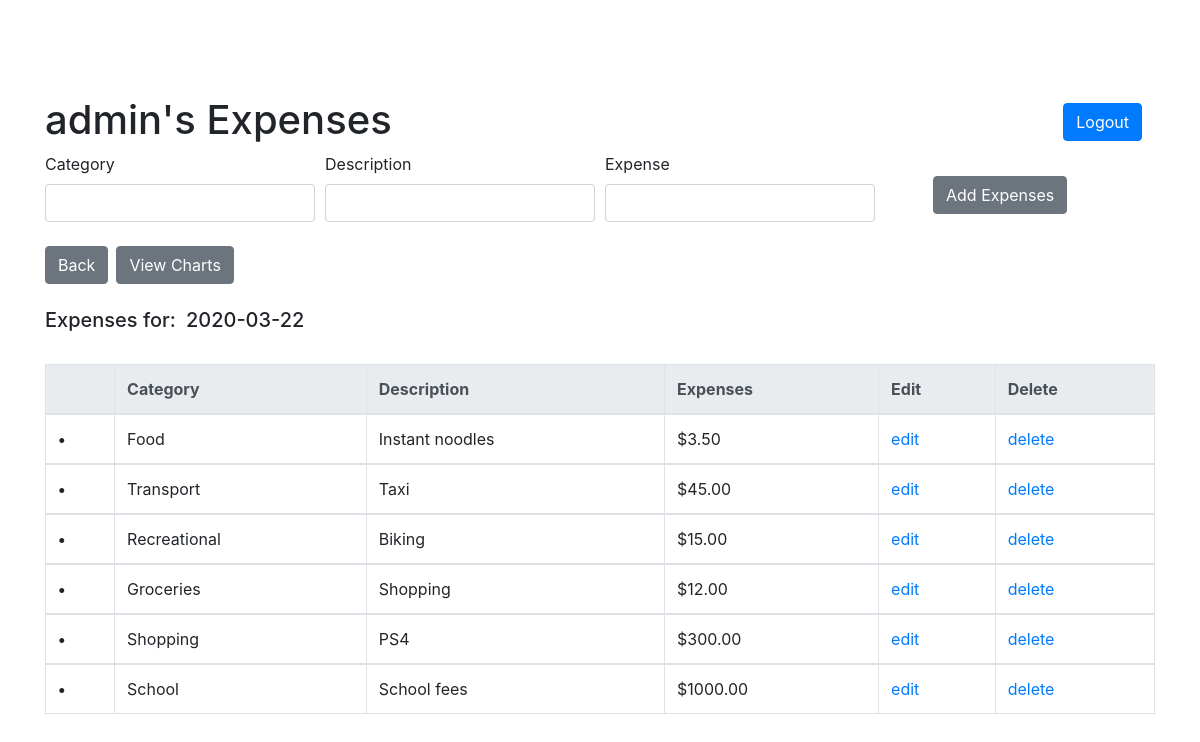
The page /expense/2020-03-22 (signed in) on the database its author committed.
### app.py (models this page shows, shortened)
class User(db.Model, UserMixin):
    __tablename__ = 'user'
    id = db.Column(db.Integer, primary_key=True)
    email = db.Column(db.String(30), unique=True, nullable=False)
    username = db.Column(db.String(10), unique=True, nullable=False)
    password = db.Column(db.String(128), nullable=False)
    expense_id = db.relationship('UserExpense', backref='expensedate', lazy='dynamic')

class UserExpense(db.Model):
    __tablename__ = 'user_expenses'
    id = db.Column(db.Integer, primary_key=True)
    userid = db.Column(db.Integer, db.ForeignKey('user.id'), nullable=False)
    category = db.Column(db.String(30))
    description = db.Column(db.String(50))
    expense = db.Column(db.Numeric(scale=2, asdecimal=True))
    expense_date = db.Column(db.Date, default=date.today())

### app.py (the view, shortened to what this page needs)
@app.route('/expense/<string:wkex_id>', methods=['GET','POST'])
@login_required
def userexpenses(wkex_id):
    form = NewExpense()
    userids = current_user.id
    name = current_user.username
    items = db.session.query(UserExpense).filter(UserExpense.userid==userids, UserExpense.expense_date==wkex_id)
    return render_template('expenses.html', normal='normal', title='Expenses',
                           form=form, items=items, name=name, ids=wkex_id)

### functions.py
class NewExpense(FlaskForm):
    category = StringField('Category',validators=[DataRequired()])
    description = StringField('Description', validators=[DataRequired()])
    expense = DecimalField('Expense', validators=[DataRequired(message="Numbers only")])
    submit = SubmitField('Add Expenses')

### app.py (called while the page is built)
@login_manager.user_loader
def load_user(user_id):
    return User.query.get(int(user_id))

### templates/expenses.html (shortened to what this page needs)
{% extends "layout.html" %}
{% block content %}
<br><br>
<h1>
    <br><span>{{name}}'s Expenses<span>
        <div class='btn float-right'>
            <a class="btn btn-primary" href="{{url_for('logout')}}">Logout</a>
        </div>
</h1>
    <div>
        <form method="POST" action="" >
            <div class="form-row">
                    <div class="col">
                        {{form.category.label(class="form-control-label")}}
                        {% if form.category.errors %}
                            {{ form.category(class="form-control form-control is-invalid") }}
                                <div class="invalid-feedback">
                                    {% for error in form.category.errors %}
                                        <span>{{ error }}</span>
                                    {% endfor %}
                                </div>
                        {% else %}
                            {{ form.category(class="form-control form-control") }}
                        {% endif %}
                    </div>
                    <div class="col">
                        {{form.description.label(class="form-control-label")}}
                        {% if form.description.errors %}
                            {{ form.description(class="form-control form-control is-invalid") }}
                                <div class="invalid-feedback">
                                    {% for error in form.description.errors %}
                                        <span>{{ error }}</span>
                                    {% endfor %}
                                </div>
                        {% else %}
                            {{ form.description(class="form-control form-control") }}
                        {% endif %}
                    </div>
                    <div class="col">
                        {{form.expense.label(class="form-control-label")}}
                        {% if form.expense.errors %}
                            {{ form.expense(class="form-control form-control is-invalid") }}
                                <div class="invalid-feedback">
                                    {% for error in form.expense.errors %}
                                        <span>{{ error }}</span>
                                    {% endfor %}
                                </div>
                        {% else %}
                            {{ form.expense(class="form-control form-control") }}
                        {% endif %}
                    </div>
                <div class="col"><br>
                    {{form.submit(class="btn btn-secondary mx-5")}}
                </div>
            </div>
        </form>
    </div>
    {% if normal %}
        <div><br>
            <div class='btn-toolbar'>
                <a href="{{url_for('overview')}}">
                    <button class="btn btn-secondary">Back</button>
                </a>
                <a href="{{ids}}/charts">
                    <button class="btn btn-secondary mx-2">View Charts</button>
                </a>
                <br>
            </div>
            <br>
            <h5>Expenses for:&ensp;{{ids}}</h5>
            <br>
            <table class="table table-bordered">
                <thead class="thead-light">
                    <tr>
                        <th scope="col"></th>
                        <th scope="col">Category</th>
                        <th scope="col">Description</th>
                        <th scope="col">Expenses</th>
                        <th scope="col">Edit</th>
                        <th scope="col">Delete</th>
                    </tr>
                </thead>
                <tbody>
                    {% for items in items %}
                    <tr>
                        <th scope="row">•</th>
                        <td>{{items.category}}</td>
                        <td>{{items.description}}</td>
                        <td>${{items.expense}}</td>
                        <td><a href="{{items.expense_date}}/{{items.id}}/update">edit</a></td>
                        <td><a href="{{items.expense_date}}/{{items.id}}/delete">delete</a></td>
                    </tr>
                </tbody>
                {% endfor %}
            </table>
        </div>
    {% endif %}
{% endblock content %}

### templates/layout.html (shortened to what this page needs)
<!DOCTYPE html>
<html lang="en">
<head>
    <link rel="stylesheet" href="https://stackpath.bootstrapcdn.com/bootstrap/4.4.1/css/bootstrap.min.css">
    <link rel="stylesheet" type="text/css" href="{{ url_for('static', filename='main.css') }}">
</head>
<body>
    <div class="container">
        <div>
            {% block content %}{% endblock %}
        </div>
    </div>
</body>
</html>

### static/main.css (style rules this page uses)
body { background-color: rgb(255, 255, 255); }

### rows shown on the page
User: username "admin"
UserExpense: category "Food", description "Instant noodles", expense "3.50"
UserExpense: category "Transport", description "Taxi", expense "45.00"
UserExpense: category "Recreational", description "Biking", expense "15.00"
UserExpense: category "Groceries", description "Shopping", expense "12.00"
UserExpense: category "Shopping", description "PS4", expense "300.00"
UserExpense: category "School", description "School fees", expense "1000.00"

### other values the page prints
{{ ids }} "2020-03-22"
